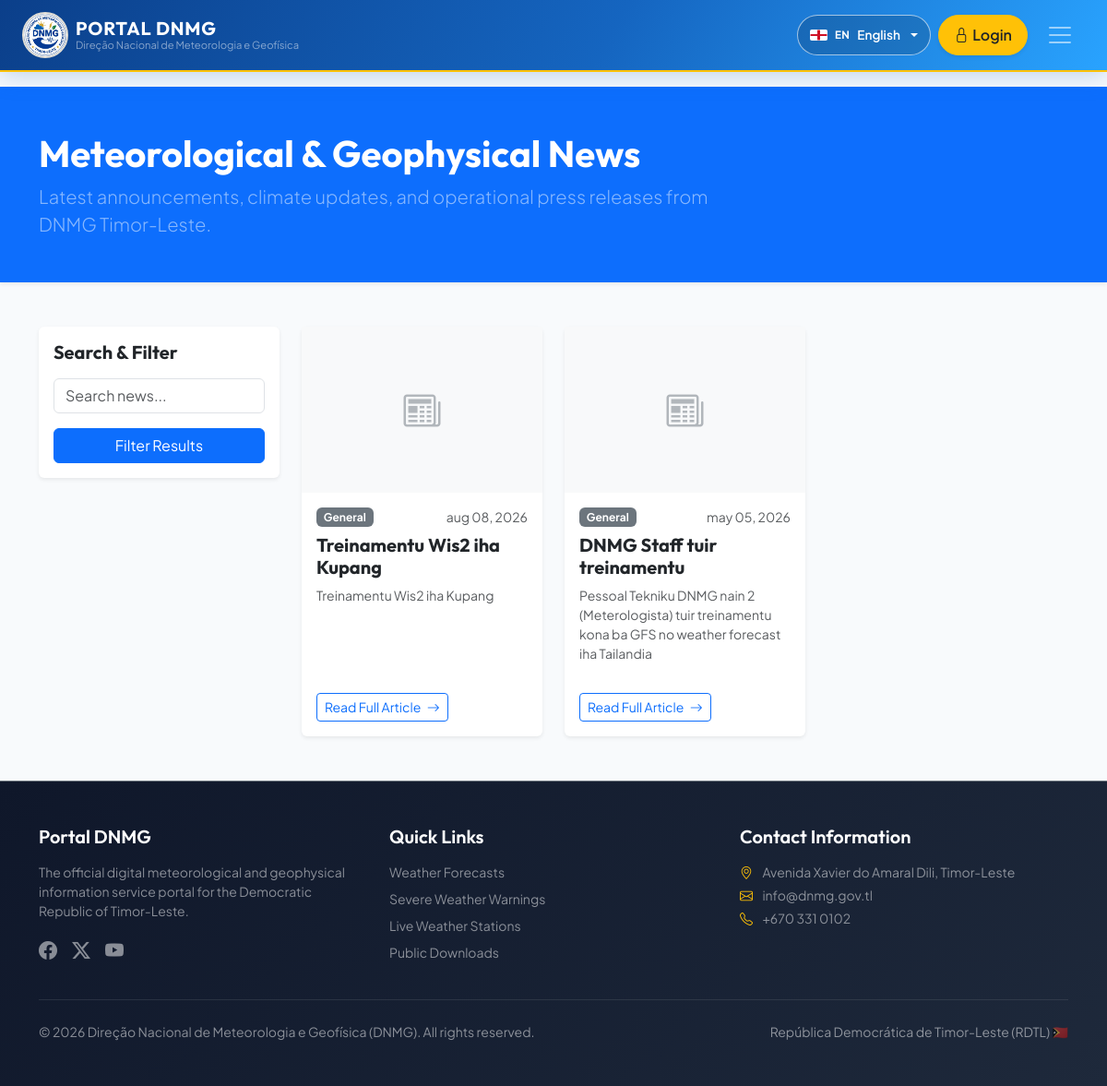
The page /en/cms/news/ on the database its author committed.
### cms/models.py (models this page shows, shortened)
class NewsArticle(models.Model):
    class Status(models.TextChoices):
        DRAFT = 'DRAFT', _('Draft')
        PUBLISHED = 'PUBLISHED', _('Published')
        ARCHIVED = 'ARCHIVED', _('Archived')
    title = models.CharField(max_length=255, verbose_name=_('Title'))
    slug = models.SlugField(max_length=280, unique=True, blank=True, verbose_name=_('Slug'))
    category = models.ForeignKey(
        Category,
        on_delete=models.SET_NULL,
        null=True,
        blank=True,
        related_name='articles',
        verbose_name=_('Category')
    )
    excerpt = models.TextField(verbose_name=_('Excerpt / Summary'), help_text=_('Short overview displayed in cards and search results.'))
    content = models.TextField(verbose_name=_('Full Article Content'))
    featured_image = models.ImageField(
        upload_to='news/',
        null=True,
        blank=True,
        verbose_name=_('Featured Image')
    )
    status = models.CharField(
        max_length=20,
        choices=Status.choices,
        default=Status.DRAFT,
        verbose_name=_('Publication Status')
    )
    author = models.ForeignKey(
        settings.AUTH_USER_MODEL,
        on_delete=models.SET_NULL,
        null=True,
        blank=True,
        related_name='news_articles',
        verbose_name=_('Author')
    )
    published_at = models.DateTimeField(null=True, blank=True, verbose_name=_('Publication Date'))
    created_at = models.DateTimeField(auto_now_add=True)
    updated_at = models.DateTimeField(auto_now=True)
    class Meta:
        ordering = ['-published_at', '-created_at']
        verbose_name = _('News Article')
        verbose_name_plural = _('News Articles')
        constraints = [
            models.CheckConstraint(
                condition=models.Q(status__in=['DRAFT', 'PUBLISHED', 'ARCHIVED']),
                name='cms_article_status_valid',
            ),
        ]
        indexes = [
            models.Index(fields=['status', '-published_at', '-created_at'], name='cms_article_status_pub_idx'),
        ]

### cms/views.py (the view)
# urls.py: path('news/', views.PublicNewsListView.as_view(), name='public_news_list'),
class PublicNewsListView(ListView):
    model = NewsArticle
    template_name = 'cms/public_news_list.html'
    context_object_name = 'articles'
    paginate_by = 9
    def get_queryset(self):
        queryset = NewsArticle.objects.filter(status=NewsArticle.Status.PUBLISHED).select_related('category', 'author')
        category_slug = self.request.GET.get('category')
        if category_slug:
            queryset = queryset.filter(category__slug=category_slug)
        search_query = self.request.GET.get('q')
        if search_query:
            queryset = queryset.filter(
                Q(title__icontains=search_query) |
                Q(excerpt__icontains=search_query) |
                Q(content__icontains=search_query)
            )
        return queryset
    def get_context_data(self, **kwargs):
        context = super().get_context_data(**kwargs)
        context['categories'] = Category.objects.all()
        context['selected_category'] = self.request.GET.get('category', '')
        context['search_query'] = self.request.GET.get('q', '')
        return context

### core/context_processors.py (called while the page is built)
def htmx(request):
    is_htmx = getattr(request, 'htmx', False)
    return {
        'admin_base': 'htmx_admin_base.html' if is_htmx else 'admin_base.html',
        'public_base': 'htmx_public_base.html' if is_htmx else 'base.html',
        'is_htmx': is_htmx,
    }

### core/media.py (called while the page is built)
def media_available(field_file):
    try:
        return bool(field_file and field_file.name and field_file.storage.exists(field_file.name))
    except Exception:
        return False

### core/templatetags/portal_tags.py (called while the page is built)
@register.filter
def media_available(field_file):
    return media_file_available(field_file)

### templates/cms/public_news_list.html (shortened to what this page needs)
{% extends 'base.html' %}
{% load i18n static portal_tags %}
{% block content %}
<div class="bg-primary text-white py-5 mb-5 shadow-sm">
    <div class="container">
        <div class="row align-items-center">
            <div class="col-lg-8">
                <h1 class="fw-bold mb-2">{% translate "Meteorological & Geophysical News" %}</h1>
                <p class="lead mb-0 text-white-50">{% translate "Latest announcements, climate updates, and operational press releases from DNMG Timor-Leste." %}</p>
            </div>
        </div>
    </div>
</div>
<div class="container mb-5">
    <div class="row g-4">
        <div class="col-lg-3">
            <div class="card border-0 shadow-sm p-3">
                <h5 class="fw-bold mb-3">{% translate "Search & Filter" %}</h5>
                <form method="get" action="{% url 'cms:public_news_list' %}">
                    <div class="mb-3">
                        <input type="text" name="q" value="{{ search_query }}" class="form-control" placeholder="{% translate 'Search news...' %}">
                    </div>
                    <button type="submit" class="btn btn-primary w-100">{% translate "Filter Results" %}</button>
                </form>
            </div>
        </div>
        <div class="col-lg-9">
            <div class="row g-4">
                {% for article in articles %}
                <div class="col-md-6 col-lg-4">
                    <div class="card h-100 border-0 shadow-sm hover-shadow transition">
                        {% if article.featured_image|media_available %}
                            <img src="{{ article.featured_image.url }}" class="card-img-top" alt="{{ article.title }}" style="height: 180px; object-fit: cover;">
                        {% else %}
                            <div class="bg-light d-flex align-items-center justify-content-center text-muted" style="height: 180px;">
                                <i class="bi bi-newspaper fs-1 text-secondary opacity-50"></i>
                            </div>
                        {% endif %}
                        <div class="card-body d-flex flex-column">
                            <div class="d-flex justify-content-between align-items-center mb-2">
                                <span class="badge bg-secondary">{{ article.category.name|default:"General" }}</span>
                                <small class="text-muted">{{ article.published_at|date:"b d, Y" }}</small>
                            </div>
                            <h5 class="card-title fw-bold text-dark mb-2">{{ article.title }}</h5>
                            <p class="card-text text-muted small flex-grow-1">{{ article.excerpt|truncatewords:20 }}</p>
                            <a href="{% url 'cms:public_news_detail' article.slug %}" class="btn btn-sm btn-outline-primary mt-3 align-self-start">
                                {% translate "Read Full Article" %} <i class="bi bi-arrow-right ms-1"></i>
                            </a>
                        </div>
                    </div>
                </div>
                {% empty %}
                <div class="col-12 py-5 text-center text-muted">
                    <i class="bi bi-newspaper fs-1 text-secondary d-block mb-3"></i>
                    <p class="fs-5 mb-0">{% translate "No news articles found matching your criteria." %}</p>
                </div>
                {% endfor %}
            </div>
        </div>
    </div>
</div>
{% endblock %}

### static/css/styles.css (style rules this page uses)
:root { --primary: #1565c0; --primary-light: #29a3ff; --primary-dark: #0b3f8a; --accent: #ffc107; --accent-red: #e63946; --secondary: #ff5c8a; --teal: #06b6d4; --dark: #0f172a; --dark-muted: #1e293b; --dark-muted-light: #334155; --light: #f8fafc; --gray-border: #e2e8f0; --font-heading: 'Outfit', sans-serif; --font-body: 'Plus Jakarta Sans', sans-serif; --transition: all 0.3s cubic-bezier(0.4, 0, 0.2, 1); }
body { font-family: var(--font-body); background-color: var(--light); color: var(--dark); overflow-x: hidden; }
.container, .container-fluid, .card, .modal-content { min-width: 0; }
h1, h2, h3, h4, h5, h6 { font-family: var(--font-heading); font-weight: 600; }

### rows shown on the page
NewsArticle: category.name "General", published_at "aug 08, 2026", title "Treinamentu Wis2 iha Kupang", excerpt "Treinamentu Wis2 iha Kupang"
NewsArticle: category.name "General", published_at "may 05, 2026", title "DNMG Staff tuir treinamentu", excerpt "Pessoal Tekniku DNMG nain 2 (Meterologista) tuir treinamentu kona ba GFS no weather forecast iha Tailandia"
